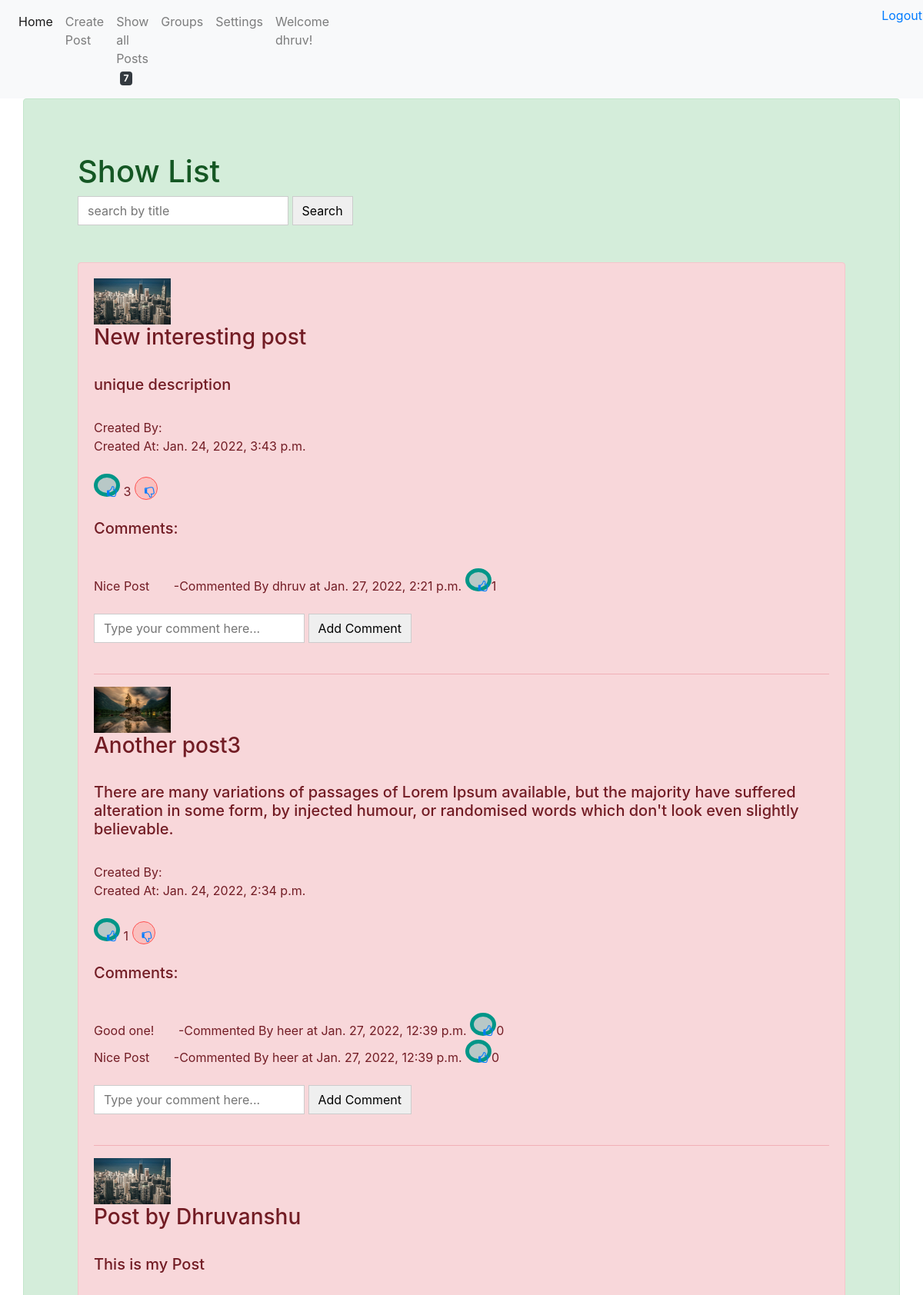
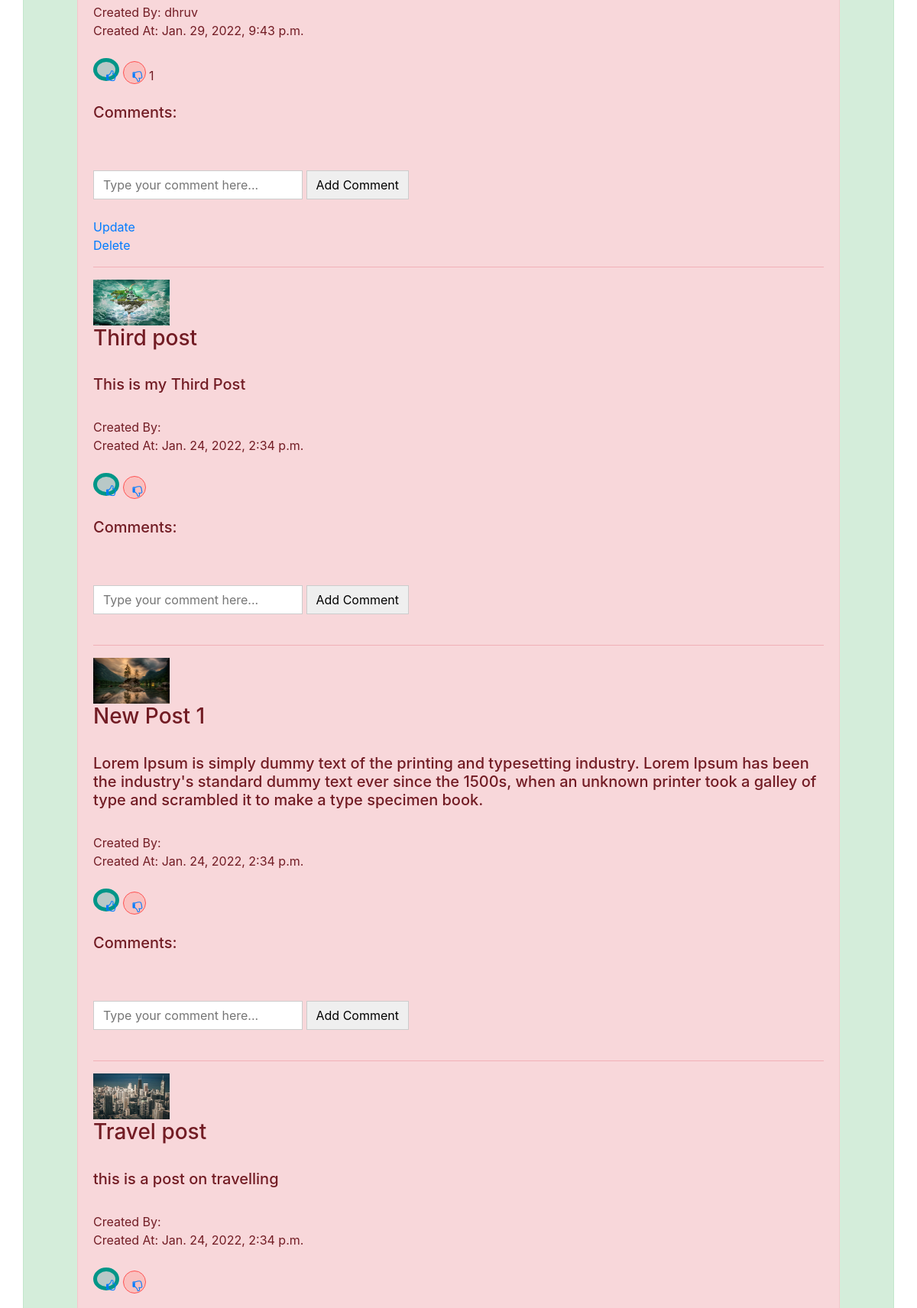
The page /showlist/ (signed in, upper part) on the database its author committed (2 pictures, top to bottom).
### posts/models.py (models this page shows, shortened)
class DateTimemixin(models.Model):
    created_at = models.DateTimeField(auto_now_add=True, null=True, blank=True)
    updated_at = models.DateTimeField(auto_now=True, null=True, blank=True)
    class Meta:
        abstract = True

class Post(DateTimemixin):
    group_key = models.ForeignKey("Group", on_delete=models.CASCADE, blank=True, null=True)
    is_group = models.BooleanField(default=False)
    user_key = models.ForeignKey(User, on_delete=models.CASCADE, blank=True, null = True)
    category_key = models.ManyToManyField(PostCategory,  blank=True)
    title = models.CharField(max_length=100)
    description = models.CharField(max_length=250)
    thumbnail = models.ImageField(upload_to = 'photos/')
    slug = models.SlugField(null=True, blank=True)
    like_key = models.ManyToManyField(User, blank = True, related_name='like_user')
    dislike_key = models.ManyToManyField(User, blank = True, related_name='dislike_user')

class Comment(DateTimemixin):
    post_key = models.ForeignKey(Post, on_delete=models.CASCADE, null = True, blank=True)
    comment = models.TextField()
    created_by = models.ForeignKey(User, on_delete=models.CASCADE, null = True, blank=True)
    liked_by = models.ManyToManyField(User, blank=True, related_name='liked_user')

### posts/views.py (the view)
# urls.py: path('showlist/', views.showlist, name="showlist"),
def showlist(request):
    from django.db.models import Count
    if request.method == 'POST':
        query = request.POST["q"]
        post_data = Post.objects.filter(title__startswith = query, is_group = False).annotate(like_count = Count('like_key')).order_by('-like_count','-created_at')
    else:
        post_data = Post.objects.filter(is_group = False).annotate(like_count = Count('like_key')).order_by('-like_count','-created_at')
    total_count = Post.objects.filter(is_group = False).count()
    comment_data = Comment.objects.all().annotate(like_count = Count('liked_by')).order_by('-like_count','-created_at')
    context = {
         'post_data':post_data,
         "total_count":total_count,
         "comment_data":comment_data,
    }
    return render(request, "showlist.html", context)

### templates/showlist.html (shortened to what this page needs)
{% extends 'base.html' %}
{% load static %}
{% block content %}
<div class="container alert alert-success" style="padding: 70px;">
    <h1>Show List</h1>
    <form action="{% url 'showlist' %}" method="POST">
        <input type="text" name="q" placeholder="search by title">
        <button type="submit">Search</button><br>
    </form>
    <br>
    <br>
    <div class="container alert alert-danger" style="padding: 20px;">
        {% for post in post_data %}
            <img src="{{ post.thumbnail.url }}" width="100" height="60"><br>
            <h3>{{post.title}}</h3><br>
            <h5>{{post.description}}</h5><br>
            Created By: {{post.user_key.username}}<br>
            Created At: {{post.created_at}}<br><br>
            <button class="like">
                <a href="{% url 'likeview' post.id  %}"><i class="fa fa-thumbs-o-up" aria-hidden="true"> </i></a>
            </button>
            {% if post.like_key.all.count != 0 %}
            {{post.like_key.all.count}}
            {% endif %}
            <button class="dislike">
                <a href="{% url 'dislikeview' post.id  %}"><i class="fa fa-thumbs-o-down" aria-hidden="true"></i></a>
            </button>
            {% if post.dislike_key.all.count != 0 %}
                {{post.dislike_key.all.count}}
            {% endif %}
            <br><br>
            <h5><label>Comments: </label></h5><br>
            {% for comment in comment_data %}
            {% if comment.post_key.id == post.id %}
                <div>{{ comment.comment }}<span>&nbsp;&nbsp;&nbsp;&nbsp;&nbsp;&nbsp; -Commented By {{comment.created_by}} at {{comment.created_at}} </span> <button class="like">
                    <a href="{% url 'commentlike' comment.id  %}"><i class="fa fa-thumbs-o-up" aria-hidden="true"> </i></a>
                </button>{{comment.liked_by.all.count}}</div>
            {% endif %}
            {% endfor %}
            <br>
            {% if not request.user in  post.user_key.restrictusercomment.restrict_user_key.all %}
            <form method="POST" action="{% url 'comment' post.id %}">
                <input type="text" name="comment" placeholder="Type your comment here...">
                <button type="submit">Add Comment</button>
            </form><br>
            {% endif %}
            {% if post.user_key == request.user %}
            <a href="{% url 'update' post.slug %}">Update</a><br>
            <a href="{% url 'delete' post.id %}">Delete</a>
            {% endif %}
            <hr>
        {% endfor %}
    </div>
</div>
{% endblock content %}

### templates/base.html (shortened to what this page needs)
<!DOCTYPE html>
{% load static %}
<html lang="en">
<head>
    <link rel="stylesheet" href="{% static 'css/style.css' %}">
    <link rel="stylesheet" href="https://stackpath.bootstrapcdn.com/bootstrap/4.1.3/css/bootstrap.min.css">
    <link rel="stylesheet" href="https://cdnjs.cloudflare.com/ajax/libs/font-awesome/4.7.0/css/font-awesome.min.css">
</head>
<body>
    <nav class="navbar navbar-expand-lg navbar-light bg-light">
        <div class="collapse navbar-collapse" id="navbarNav">
          <ul class="navbar-nav">
            <li class="nav-item active">
              <a class="nav-link" href="{% url 'showlist' %}">Home <span class="sr-only">(current)</span></a>
            </li>
            {% if request.user.is_authenticated %}
            <li class="nav-item">
              <a class="nav-link" href="{% url 'createpost' %}">Create Post</a>
            </li>
            {% endif %}
            <li class="nav-item">
              <a class="nav-link" href="{% url 'showlist' %}">Show all Posts &nbsp;<span class="badge badge-dark">{{ total_count }}</span></a>
            </li>
            <li class="nav-item">
              <a class="nav-link" href="{% url 'group' %}">Groups</a>
            </li>
            <li class="nav-item">
              <a class="nav-link" href="{% url 'settings' %}">Settings</a>
            </li>
            {% if request.user.is_authenticated %}
            <li class="nav-item">
              <a class="nav-link"> Welcome {{request.user}}!</a>
            </li>
            {% else %}
            <li class="nav-item">
              <a class="nav-link">Welcome Guest!</a>
            </li>
            {% endif %}
            {% if request.user.is_authenticated %}
            <li class="nav-item" style="margin-left: 700px;">
              <a href="javascript:{}" onclick="document.getElementById('my_form').submit();"style="margin-left:10px; text-decoration:none;"> Logout </a>
            </li>
            {% else %}
            <li class="nav-item" style="margin-left: 900px;">
              <a class="nav-link" href="{% url 'login' %}">Login</a>
            </li>
            {% endif %}
          </ul>
        </div>
      </nav>
    {% block content %}{% endblock content %}
</body>
</html>

### static/css/style.css (style rules this page uses)
button.like { width: 30px; height: 30px; margin: 0 auto; line-height: 25px; border-radius: 50%; color: rgba(0,150,136 ,1); background-color:rgba(38,166,154 ,0.3); border-color: rgba(0,150,136 ,1); border-width: 5px; font-size: 15px; }
button.dislike { width: 30px; height: 30px; margin: 0 auto; line-height: 25px; border-radius: 50%; color: rgba(255,82,82 ,1); background-color: rgba(255,138,128 ,0.3); border-color: rgba(255,82,82 ,1); border-width: 1px; font-size: 15px; }

### templates/base.html (style rules this page uses)
input[type='text'] { border: 1px solid #ccc; display: inline-block; padding: 6px 12px; cursor: pointer; }
button { border: 1px solid #ccc; display: inline-block; padding: 6px 12px; cursor: pointer; }

### rows shown on the page
Post: thumbnail (picture), title "New interesting post", description "unique description", created_at "Jan. 24, 2022, 3:43 p.m.", like_key.all.count "3"
Comment: comment "Nice Post", created_by "dhruv", created_at "Jan. 27, 2022, 2:21 p.m.", liked_by.all.count "1"
Post: thumbnail (picture), title "Another post3", description "There are many variations of passages of Lorem Ipsum available, but the majority have suffered alteration in some form, by injected humour, or randomised words which don't look even slightly believable.", created_at "Jan. 24, 2022, 2:34 p.m.", like_key.all.count "1"
Comment: comment "Good one!", created_by "heer", created_at "Jan. 27, 2022, 12:39 p.m.", liked_by.all.count "0"
Comment: comment "Nice Post", created_by "heer", created_at "Jan. 27, 2022, 12:39 p.m.", liked_by.all.count "0"
Post: thumbnail (picture), title "Post by Dhruvanshu", description "This is my Post", user_key.username "dhruv", created_at "Jan. 29, 2022, 9:43 p.m.", dislike_key.all.count "1", shows "Update"
Post: thumbnail (picture), title "Third post", description "This is my Third Post", created_at "Jan. 24, 2022, 2:34 p.m."
Post: thumbnail (picture), title "New Post 1", description "Lorem Ipsum is simply dummy text of the printing and typesetting industry. Lorem Ipsum has been the industry's standard dummy text ever since the 1500s, when an unknown printer took a galley of type and scrambled it to make a type specimen book.", created_at "Jan. 24, 2022, 2:34 p.m."
Post: thumbnail (picture), title "Travel post", description "this is a post on travelling", created_at "Jan. 24, 2022, 2:34 p.m."

### other values the page prints
{{ total_count }} "7"
{{ request.user }} "dhruv"
